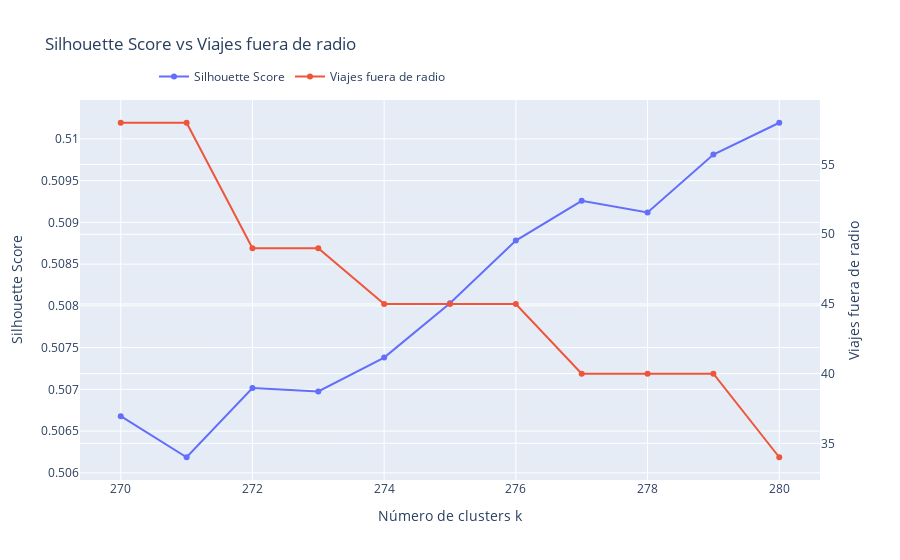

Source (notebook cell):
### Code cell
plot_silhouette_vs_viajes(k_values, sil_scores, coords_origin_results)

### Figure 1 — Plotly figure (JSON) as saved in the notebook; plotly's stock layout.template omitted (floating-point values rounded to 4 significant figures)
{"data": [{"mode": "lines+markers", "name": "Silhouette Score", "type": "scatter", "x": [270, 271, 272, 273, 274, 275, 276, 277, 278, 279, 280], "y": [0.5067, 0.5062, 0.507, 0.507, 0.5074, 0.508, 0.5088, 0.5093, 0.5091, 0.5098, 0.5102], "yaxis": "y"}, {"mode": "lines+markers", "name": "Viajes fuera de radio", "type": "scatter", "x": [270, 271, 272, 273, 274, 275, 276, 277, 278, 279, 280], "y": [58, 58, 49, 49, 45, 45, 45, 40, 40, 40, 34], "yaxis": "y2"}], "layout": {"legend": {"orientation": "h", "x": 0.1, "y": 1.1}, "title": {"text": "Silhouette Score vs Viajes fuera de radio"}, "xaxis": {"title": {"text": "Número de clusters k"}}, "yaxis": {"side": "left", "title": {"text": "Silhouette Score"}}, "yaxis2": {"overlaying": "y", "side": "right", "title": {"text": "Viajes fuera de radio"}}}}
